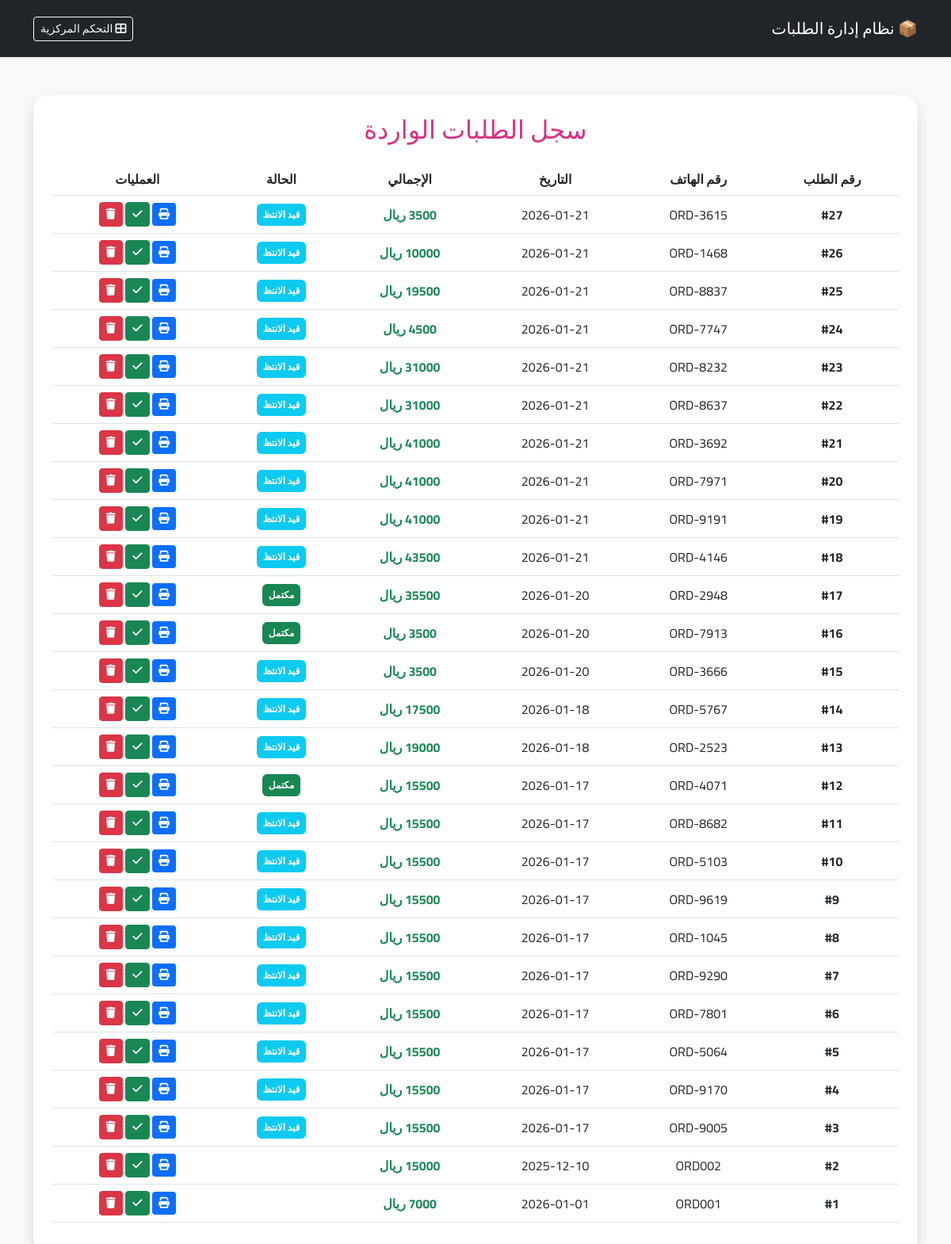
The page /manage_orders.php on the database its author committed.
### tables this page shows
CREATE TABLE `orders` (
  `order_ID` int(11) NOT NULL,
  `order_number` varchar(20) NOT NULL,
  `user_ID` int(11) NOT NULL,
  `order_date` date NOT NULL,
  `total` int(11) NOT NULL,
  `phone` varchar(20) NOT NULL,
  `status` varchar(10) NOT NULL
);

### manage_orders.php (the view, shortened to what this page needs)
<?php include('config.php'); ?>
<!DOCTYPE html>
<html lang="ar" dir="rtl">
<head>
    <link rel="stylesheet" href="https://cdn.jsdelivr.net/npm/bootstrap@5.3.0/dist/css/bootstrap.rtl.min.css">
    <link rel="stylesheet" href="https://cdnjs.cloudflare.com/ajax/libs/font-awesome/6.0.0/css/all.min.css">
</head>
<body>
<nav class="navbar navbar-dark bg-dark p-3 shadow-sm">
    <div class="container d-flex justify-content-between">
        <a class="navbar-brand" href="#">📦 نظام إدارة الطلبات</a>
        <a class="btn btn-outline-light btn-sm" href="manage_products.php">
            <i class="fas fa-th-large"></i> التحكم المركزية
        </a>
    </div>
</nav>
<div class="container mt-5">
    <div class="main-card card shadow p-4">
        <h2 class="text-center mb-4" style="color: #d63384;">سجل الطلبات الواردة</h2>
        <div class="table-responsive">
            <table class="table table-hover align-middle text-center">
                <thead>
                    <tr>
                        <th>رقم الطلب</th>
                        <th>رقم الهاتف</th>
                        <th>التاريخ</th>
                        <th>الإجمالي</th>
                        <th>الحالة</th>
                        <th>العمليات</th>
                    </tr>
                </thead>
                <tbody>
                    <?php
                    $res = mysqli_query($conn, "SELECT * FROM orders ORDER BY order_ID DESC");
                    if (mysqli_num_rows($res) > 0) {
                        while($row = mysqli_fetch_assoc($res)) {
                            $status = isset($row['status']) ? $row['status'] : 'قيد الانتظار';
                            $badge_color = ($status == 'مكتمل') ? 'bg-success' : 'bg-info';
                        ?>
                        <tr>
                            <td class="fw-bold">#<?php echo $row['order_ID']; ?></td>
                            <td><?php echo $row['order_number']; ?></td>
                            <td><?php echo $row['order_date']; ?></td>
                            <td class="text-success fw-bold"><?php echo $row['total']; ?> ريال</td>
                            <td><span class="badge <?php echo $badge_color; ?> p-2"><?php echo $status; ?></span></td>
                            <td>
                                <a href="print_order.php?id=<?php echo $row['order_ID']; ?>" target="_blank" class="btn btn-sm btn-print" title="طباعة الفاتورة">
                                   <i class="fas fa-print"></i>
                                </a>
                                <a href="update_order.php?id=<?php echo $row['order_ID']; ?>&status=مكتمل" class="btn btn-sm btn-success" title="تم التجهيز">
                                   <i class="fas fa-check"></i>
                                </a>
                                <a href="delete_order.php?id=<?php echo $row['order_ID']; ?>" class="btn btn-sm btn-danger" onclick="return confirm('حذف الطلب؟')">
                                   <i class="fas fa-trash"></i>
                                </a>
                            </td>
                        </tr>
                        <?php }
                    } else { echo "<tr><td colspan='6'>لا توجد طلبات حالياً</td></tr>"; } ?>
                </tbody>
            </table>
        </div>
    </div>
</div>
</body>
</html>

### manage_orders.php (style rules this page uses)
body { font-family: 'Cairo', sans-serif; background-color: #f8f9fa; }
.main-card { border-radius: 20px; border: none; }
.table thead { background-color: #ff85a2; color: white; }
.btn-print { background-color: #0d6efd; border: none; color: white; }

### rows shown on the page
orders: order_ID "27", order_number "ORD-3615", order_date "2026-01-21", total "3500", status "قيد الانتظ"
orders: order_ID "26", order_number "ORD-1468", order_date "2026-01-21", total "10000", status "قيد الانتظ"
orders: order_ID "25", order_number "ORD-8837", order_date "2026-01-21", total "19500", status "قيد الانتظ"
orders: order_ID "24", order_number "ORD-7747", order_date "2026-01-21", total "4500", status "قيد الانتظ"
orders: order_ID "23", order_number "ORD-8232", order_date "2026-01-21", total "31000", status "قيد الانتظ"
orders: order_ID "22", order_number "ORD-8637", order_date "2026-01-21", total "31000", status "قيد الانتظ"
orders: order_ID "21", order_number "ORD-3692", order_date "2026-01-21", total "41000", status "قيد الانتظ"
orders: order_ID "20", order_number "ORD-7971", order_date "2026-01-21", total "41000", status "قيد الانتظ"
orders: order_ID "19", order_number "ORD-9191", order_date "2026-01-21", total "41000", status "قيد الانتظ"
orders: order_ID "18", order_number "ORD-4146", order_date "2026-01-21", total "43500", status "قيد الانتظ"
orders: order_ID "17", order_number "ORD-2948", order_date "2026-01-20", total "35500", status "مكتمل"
orders: order_ID "16", order_number "ORD-7913", order_date "2026-01-20", total "3500", status "مكتمل"
orders: order_ID "15", order_number "ORD-3666", order_date "2026-01-20", total "3500", status "قيد الانتظ"
orders: order_ID "14", order_number "ORD-5767", order_date "2026-01-18", total "17500", status "قيد الانتظ"
orders: order_ID "13", order_number "ORD-2523", order_date "2026-01-18", total "19000", status "قيد الانتظ"
orders: order_ID "12", order_number "ORD-4071", order_date "2026-01-17", total "15500", status "مكتمل"
orders: order_ID "11", order_number "ORD-8682", order_date "2026-01-17", total "15500", status "قيد الانتظ"
orders: order_ID "10", order_number "ORD-5103", order_date "2026-01-17", total "15500", status "قيد الانتظ"
orders: order_ID "9", order_number "ORD-9619", order_date "2026-01-17", total "15500", status "قيد الانتظ"
orders: order_ID "8", order_number "ORD-1045", order_date "2026-01-17", total "15500", status "قيد الانتظ"
orders: order_ID "7", order_number "ORD-9290", order_date "2026-01-17", total "15500", status "قيد الانتظ"
orders: order_ID "6", order_number "ORD-7801", order_date "2026-01-17", total "15500", status "قيد الانتظ"
orders: order_ID "5", order_number "ORD-5064", order_date "2026-01-17", total "15500", status "قيد الانتظ"
orders: order_ID "4", order_number "ORD-9170", order_date "2026-01-17", total "15500", status "قيد الانتظ"
orders: order_ID "3", order_number "ORD-9005", order_date "2026-01-17", total "15500", status "قيد الانتظ"
orders: order_ID "2", order_number "ORD002", order_date "2025-12-10", total "15000"
orders: order_ID "1", order_number "ORD001", order_date "2026-01-01", total "7000"
